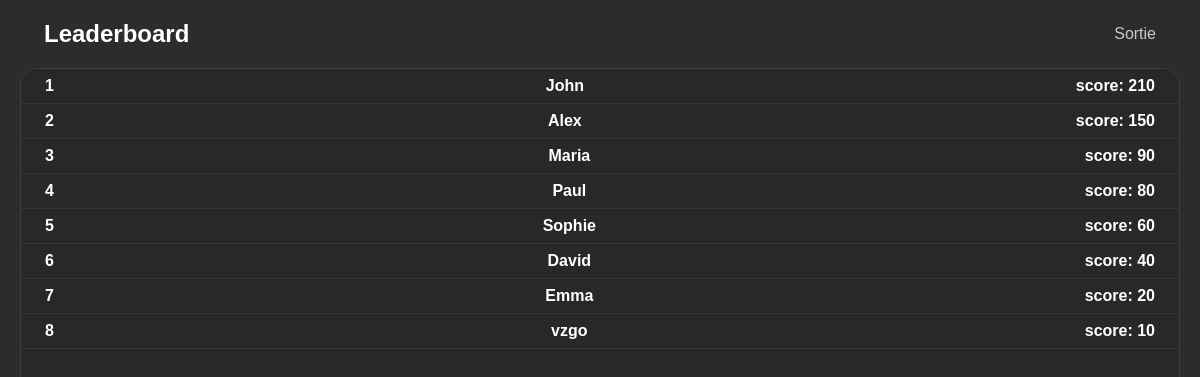
The page /leaderboard.php on the database as committed earlier.
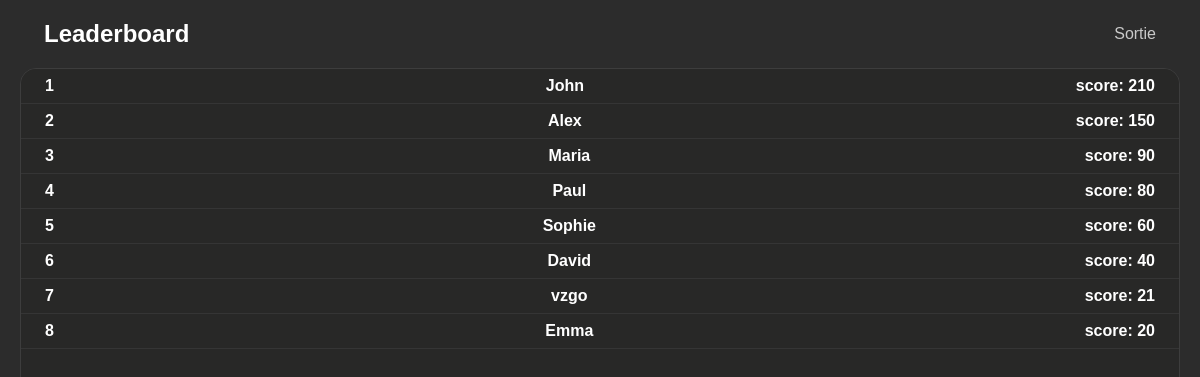
The same page on the database as committed later.
### tables this page shows
CREATE TABLE users (
            id INTEGER PRIMARY KEY AUTOINCREMENT,
            username TEXT NOT NULL UNIQUE,
            email TEXT NOT NULL UNIQUE,
            password TEXT NOT NULL,
            score INTEGER DEFAULT 0
        );

### php/Database.php (called while the page is built, shortened)
<?php
class Database
{
    private $pdo;
    public function __construct()
    {
        $path = __DIR__ . '/../motus.db';
        $this->pdo = new PDO('sqlite:' . $path);
        $this->pdo->setAttribute(PDO::ATTR_ERRMODE, PDO::ERRMODE_EXCEPTION);
        $this->initDatabase();
    }
    private function initDatabase()
    {
        $this->pdo->exec("
        CREATE TABLE IF NOT EXISTS words (
            id INTEGER PRIMARY KEY AUTOINCREMENT,
            word TEXT NOT NULL UNIQUE
        );
        CREATE TABLE IF NOT EXISTS users (
            id INTEGER PRIMARY KEY AUTOINCREMENT,
            username TEXT NOT NULL UNIQUE,
            email TEXT NOT NULL UNIQUE,
            password TEXT NOT NULL,
            score INTEGER DEFAULT 0
        );
    ");
        $userCount = $this->pdo->query("SELECT COUNT(*) FROM users")->fetchColumn();
        $count = $this->pdo->query("SELECT COUNT(*) FROM words")->fetchColumn();
    }
    public function getUsers()
    {
        $stmt = $this->pdo->prepare('SELECT * FROM users ORDER BY score DESC');
        $stmt->execute();
        $users = $stmt->fetchAll(PDO::FETCH_ASSOC);
        return $users;
    }
}

### leaderboard.php (the view, shortened to what this page needs)
<?php
require_once 'php/Database.php';
$db = new Database();
$users = $db->getUsers();
?>
<!DOCTYPE html>
<html lang="en">
<head>
    <link rel="stylesheet" href="css/leaderboard.css">
</head>
<body>
    <header>
        <h2 class="headerText">Leaderboard</h2>
    <a class="exit" href="index.php">Sortie</a>
    </header>
    <div class="boardSection">
        <div class="scrollBoard">
        <?php for ($i = 0; $i < count($users); $i++): ?>
            <div class="userDiv">
                <h1 class="number"> <?php echo $i +1  ?> </h1>
                <h1><?php echo $users[$i]['username'] ?></h1>
                <h1>score: <?php echo $users[$i]['score'] ?></h1>
            </div>
        <?php endfor; ?>
        </div>
    </div>
</body>
</html>

Rows that differ between the two databases and show on the page:
changed users "vzgo": score "10" → "21"; moves up the list
